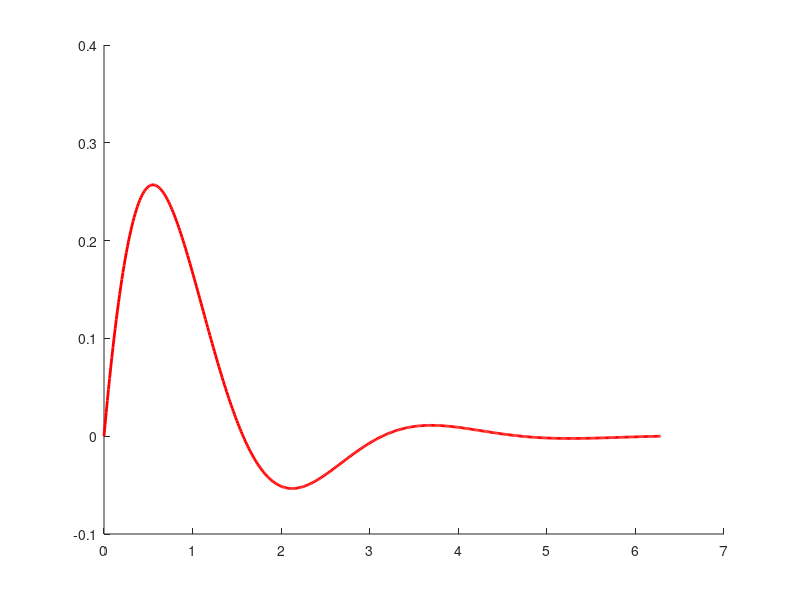

The MATLAB source for this figure: (Note: this script raises an error after producing the figure.)
%% Testing the IntegroDifferential Equation solver
clc 
clear
close all
%% Case 1: a'[t] == 1 - 2*a[t] - 5*\int_0^t a[x]dx With a[0] = 0
tmax = 2*pi;
t = linspace(0,tmax,500);
%% Theoritical Solution (Using MATHEMATICA)
yth = exp(-t).*cos(t).*sin(t);
% ythGuess = 0.5*exp(-2*t).*(-1 + exp(2*t));

figure1 = figure('visible','on','WindowState','fullscreen','Color',[1 1 1]);
axes1 = axes('Parent',figure1);
hold(axes1,'on');
% plot(t, ythGuess,'r-','MarkerSize',20,'LineWidth',2,'DisplayName','Theoritical');
plot(t, yth,'r-','MarkerSize',20,'LineWidth',2,'DisplayName','Theoritical');

%% MATLAB Solution
odeOptions = odeset('AbsTol',1e-8,'RelTol',1e-8);
a0 = 0;
[t,guess] = ode45(@model0,t,a0,odeOptions);
guess = [t guess]; 
counter = 1; err = 1e4; Tol = 1e-8;
% [t,a] = ode113(@model, t, a0, odeOptions, guess);
while err > Tol
    [t,a] = ode113(@model, t, a0, odeOptions, guess);
    err = sum((a(:,1)-guess(:,2)).^2);
    fprintf('  %4i: %8.2e\n',[counter err]);
    wt = 0.5;
    guess = [t (1-wt)*guess(:,2) + wt*a(:,1)];
    counter = counter+1;
end

nskip = 20;
% plot(t(1:nskip:end), guess(1:nskip:end),'r*','MarkerSize',20,'LineWidth',2,'DisplayName','Matlab');
plot(t(1:nskip:end), a(1:nskip:end),'r*','MarkerSize',20,'LineWidth',2,'DisplayName','Matlab');

legend1 = legend(axes1,'show');
set(legend1,...
    'Position',[0.45 0.75 0.263939012799944 0.0847176079734219],...
    'Interpreter','latex',...
    'FontSize',30,...
    'EdgeColor',[1 1 1]);
box(axes1,'on');
set(axes1,'FontName','times new roman','FontSize',30,'FontWeight','bold',...
    'LineWidth',3);
axis square
xlim([0.0 tmax])
% ylim([0.0 1.0])
xlabel('\boldmath{$t$}','LineWidth',2,'FontWeight','bold','FontSize',50,...
            'FontName','times new roman',...
            'Interpreter','latex');
ylabel('\boldmath{$Y$}','LineWidth',2,'FontWeight','bold','FontSize',50,...
    'FontName','times new roman',...
    'Interpreter','latex'); 

annotation(figure1,'textbox',...
    [0.45 0.53 0.25 0.10],...
    'String','$\ddot{a} + 2a + 5\int_0^ta(x)dx = 1$',...
    'LineStyle','none',...
    'Interpreter','latex',...
    'HorizontalAlignment','center',...
    'FontSize',50,...
    'FitBoxToText','off');

function dadt = model0(~,a)
    % Generating Initial Guess
    dadt = 1.0 - 2.0*a;
end

function dadt = model(t,a,guess)
% Inside the while loop, getting to the actual solution
% Integro-differential equation
ys = @(s) interp1(guess(:,1), guess(:,2), s);
dadt = 1.0 - 2.0*a - 5*integral(@(s) ys(s), 0, t,'RelTol',1e-8,'AbsTol',1e-13);
end
